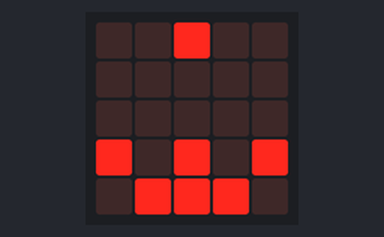
Simulated run of this program. Board: BBC micro:bit (MakeCode). Parts: the board's 5×5 LED display.

Above: at 0.2 s.
At 0.6 s:
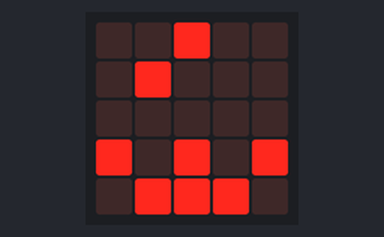
At 1.3 s:
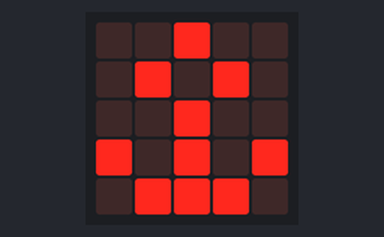
At 2.2 s:
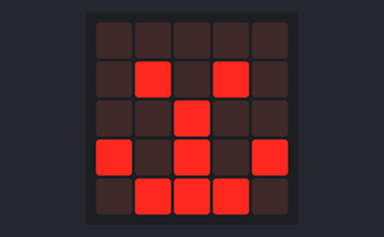
At 2.6 s:
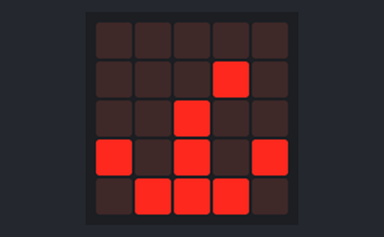
At 3.01 s:
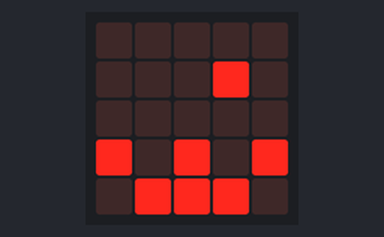

Measured:
- by itself, everything shown: repeats every 3.2 s, in 7 steps
- what the display in image 1 shows lasts 0.4 s, from 0.4 s to 0.8 s
- what the display in image 2 shows lasts 0.8 s, from 1.2 s to 2.0 s

The program:

main.ts
```typescript
basic.forever(function () {
    basic.showLeds(`
        . . # . .
        . . . . .
        . . . . .
        # . # . #
        . # # # .
        `)
    basic.showLeds(`
        . . # . .
        . # . . .
        . . . . .
        # . # . #
        . # # # .
        `)
    basic.showLeds(`
        . . # . .
        . # . . .
        . . # . .
        # . # . #
        . # # # .
        `)
    basic.showLeds(`
        . . # . .
        . # . # .
        . . # . .
        # . # . #
        . # # # .
        `)
    basic.showLeds(`
        . . # . .
        . # . # .
        . . # . .
        # . # . #
        . # # # .
        `)
    basic.showLeds(`
        . . . . .
        . # . # .
        . . # . .
        # . # . #
        . # # # .
        `)
    basic.showLeds(`
        . . . . .
        . . . # .
        . . # . .
        # . # . #
        . # # # .
        `)
    basic.showLeds(`
        . . . . .
        . . . # .
        . . . . .
        # . # . #
        . # # # .
        `)
})
```

test.ts
```typescript
// aquí va el archivo "tests"; esto no se compilará cuando este paquete se utilice como una extensión.
```
